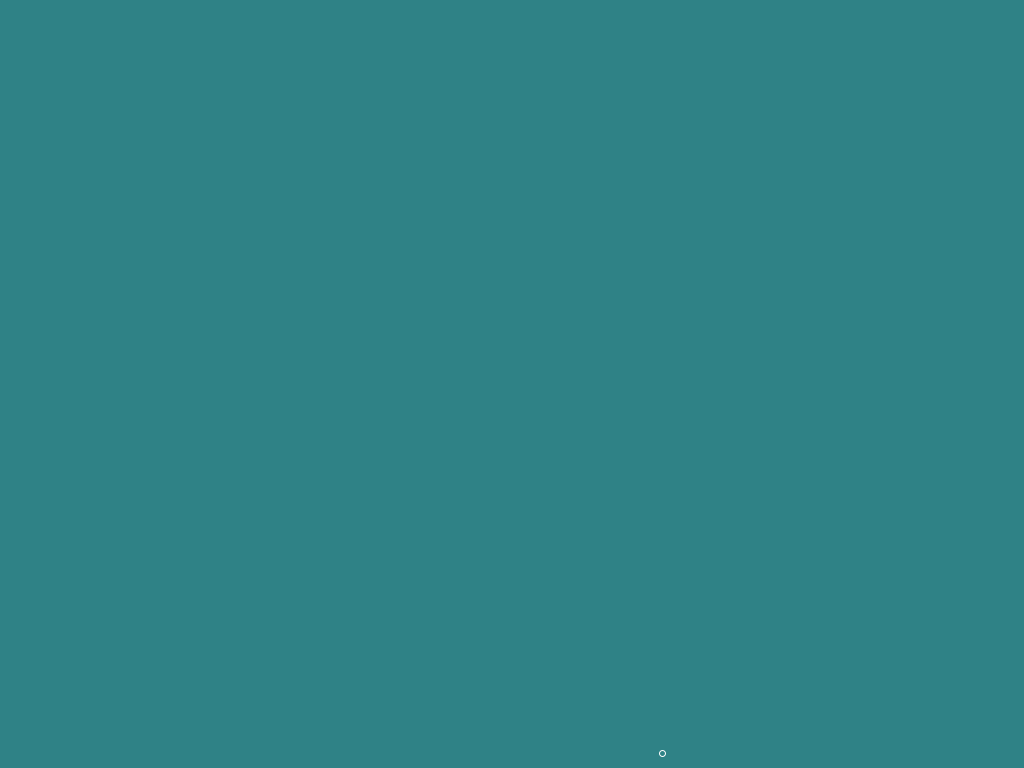
Frame 1 (no input)
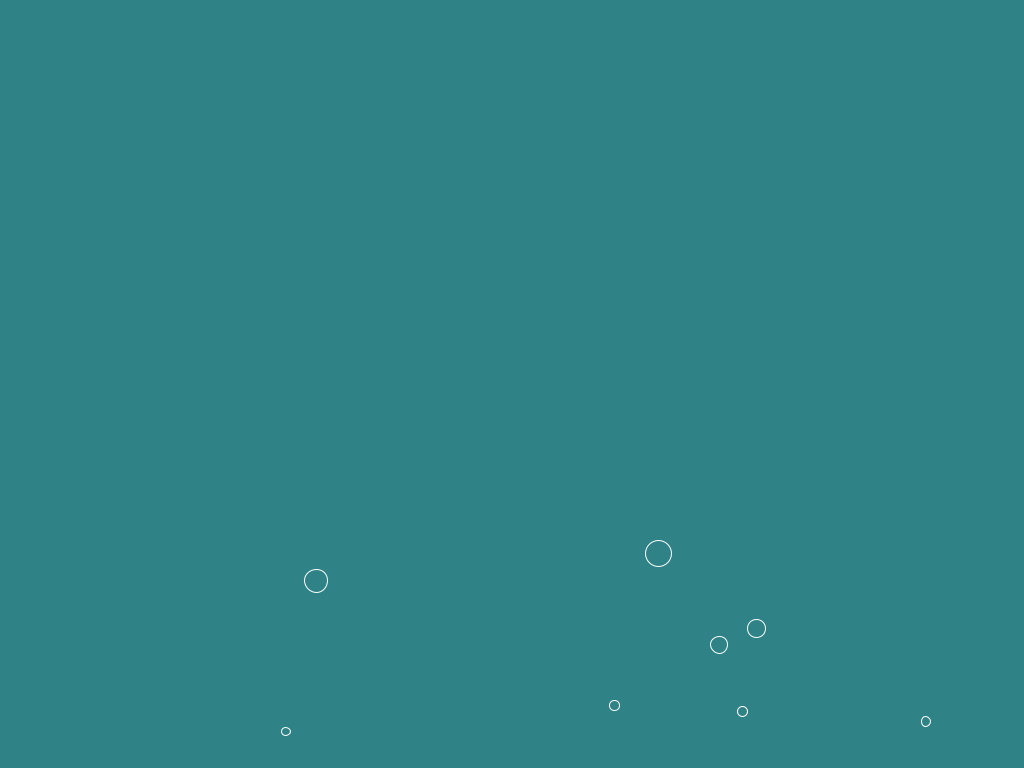
Frame 60 (the mouse pressed at the canvas centre just before this capture)
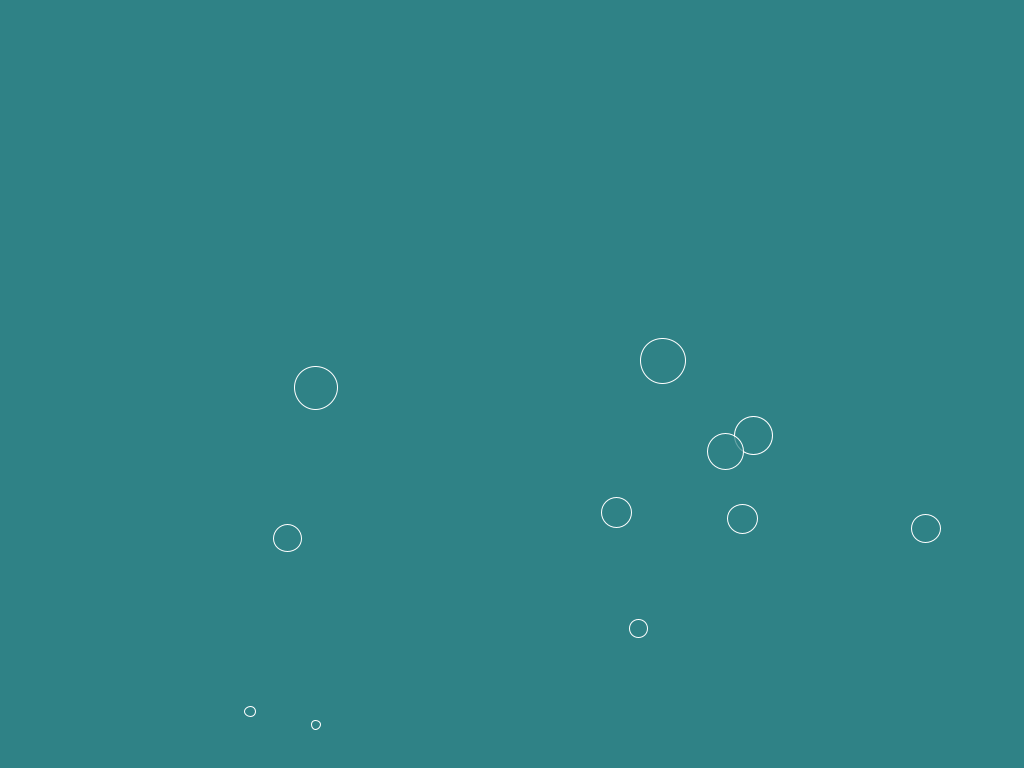
Frame 120 (the mouse held since frame 60 and released just before this capture)

The Processing sketch that drew these frames (run headless with seeded random() and noise(); from frame 60 on, the mouse is pressed at the canvas centre):

// Processing sketch: Bubbles
// ── Bubbles.pde
ArrayList<Bubble> bubbles = new ArrayList<Bubble>();
int lastFrameMs = 0;
int thisFrameMs = 0;
int nextBubbleInMs;

void setup() {
  stroke(255);
  fill(47,130,134,180); // Cause overlapping bubbles to render as translucent
  size(1024,768);  
  bubbles.add(new Bubble());
  nextBubbleInMs = (int)random(10,500);
}

void draw() {
  background(47,130,134);
  
  lastFrameMs = thisFrameMs;
  thisFrameMs = millis();
  
  nextBubbleInMs -= thisFrameMs-lastFrameMs;
  
  ArrayList<Bubble> updatedBubbles = new ArrayList<Bubble>();
  for (Bubble bubble : bubbles) {
    bubble.render();
    if(!bubble.shouldPop()) {
      updatedBubbles.add(bubble);
    }
  }
  
  if (nextBubbleInMs<=0) {
    updatedBubbles.add(new Bubble());
    nextBubbleInMs = (int)random(10,500);
  }
  
  bubbles = updatedBubbles;
}

class Bubble {
  
  private float xPos, yPos, radius, speedPxPerMs;
  
  Bubble() {
    radius = 5;
    xPos = (int)random(0, width);
    yPos = height - radius;
    speedPxPerMs = height/4000.0;
  }
  
  boolean shouldPop() {
    boolean x = yPos<=radius;
    return x;
  }
  
  void render() {
    float oldYPos = yPos;
    yPos = yPos - ((thisFrameMs - lastFrameMs)*speedPxPerMs);
    radius += (oldYPos-yPos) / 10;
    xPos = xPos + random(-1,1); // Slight shake back and forth as the bubble rises
    
    circle(xPos,yPos,radius);
  }
}
